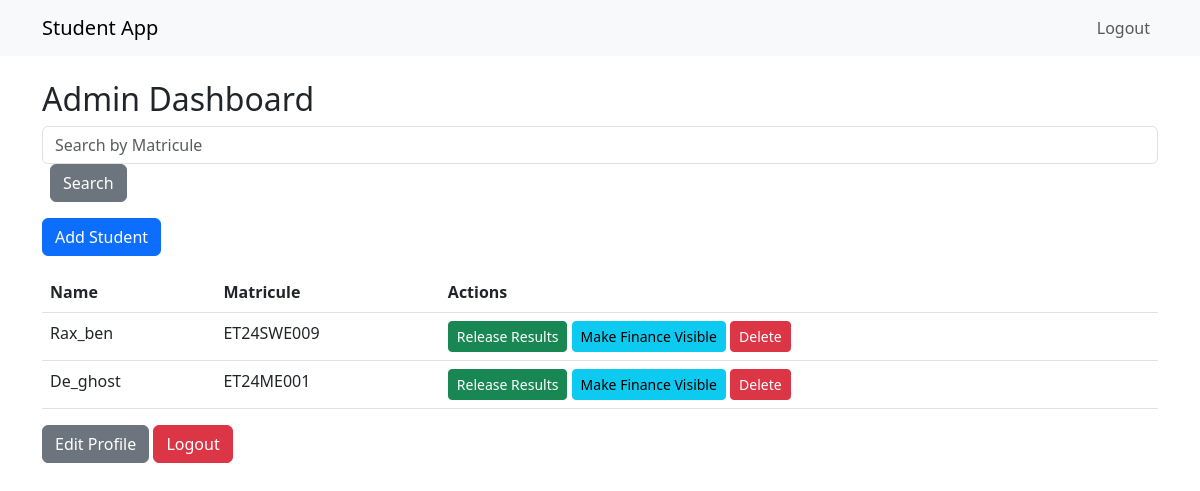
Screenshot of /admin_dashboard (signed in) with the database file from the repository.
### models.py (models this page shows, shortened)
class Student(db.Model):
    id = db.Column(db.Integer, primary_key=True)
    user_id = db.Column(db.Integer, db.ForeignKey('user.id'), nullable=False)
    department_id = db.Column(db.Integer, db.ForeignKey('department.id'), nullable=False)
    program_id = db.Column(db.Integer, db.ForeignKey('program.id'), nullable=False)
    resit_registration = db.Column(db.Boolean, default=False)
    unvalidated_courses = db.Column(db.String(500), nullable=True)
    has_transcripts = db.Column(db.Boolean, default=False)
    internship_placement = db.Column(db.String(200), nullable=True)
    user = db.relationship('User', backref=db.backref('student', uselist=False))
    department = db.relationship('Department', backref='students')
    program = db.relationship('Program', backref='students')

class User(UserMixin, db.Model):
    id = db.Column(db.Integer, primary_key=True)
    username = db.Column(db.String(150), unique=True, nullable=False)
    email = db.Column(db.String(150), unique=True, nullable=False)
    password_hash = db.Column(db.String(128), nullable=False)
    role = db.Column(db.String(50), nullable=False)  # 'student' or 'admin'
    name = db.Column(db.String(150), nullable=True)
    matricule = db.Column(db.String(50), nullable=True, unique=True)
    phone = db.Column(db.String(20), nullable=True)
    gender = db.Column(db.String(20), nullable=True)
    address = db.Column(db.String(300), nullable=True)
    parent_contact = db.Column(db.String(100), nullable=True)
    is_active = db.Column(db.Boolean, default=True)

### app.py (the view)
@app.route('/admin_dashboard')
@login_required
def admin_dashboard():
    if current_user.role != 'admin':
        return redirect(url_for('student_dashboard'))
    try:
        search_query = request.args.get('search', '').strip()
        if search_query:
            students = Student.query.join(User).filter(User.matricule.ilike(f'%{search_query}%')).all()
        else:
            students = Student.query.all()
        return render_template('admin_dashboard.html', students=students, search_query=search_query)
    except Exception as e:
        return f"Operational error: {str(e)}"

### app.py (called while the page is built)
@login_manager.user_loader
def load_user(user_id):
    return User.query.get(int(user_id))

### templates/admin_dashboard.html (shortened to what this page needs)
{% extends "base.html" %}
{% block content %}
<h2>Admin Dashboard</h2>
<div class="mb-3">
    <form method="GET" class="form-inline">
        <input type="text" name="search" class="form-control" placeholder="Search by Matricule" value="{{ search_query }}">
        <button type="submit" class="btn btn-secondary ms-2">Search</button>
    </form>
</div>
<a href="{{ url_for('add_student') }}" class="btn btn-primary mb-3">Add Student</a>
<table class="table">
    <thead>
        <tr>
            <th>Name</th>
            <th>Matricule</th>
            <th>Actions</th>
        </tr>
    </thead>
    <tbody>
        {% if students %}
        {% for student in students %}
        <tr>
            <td>{{ student.user.name }}</td>
            <td>{{ student.user.matricule }}</td>
            <td>
                <a href="{{ url_for('release_results', student_id=student.id) }}" class="btn btn-success btn-sm">Release Results</a>
                <a href="{{ url_for('make_finance_visible', student_id=student.id) }}" class="btn btn-info btn-sm">Make Finance Visible</a>
                <a href="{{ url_for('delete_student', student_id=student.id) }}" class="btn btn-danger btn-sm">Delete</a>
            </td>
        </tr>
        {% endfor %}
        {% else %}
        <tr>
            <td colspan="3" class="text-center">No students found.</td>
        </tr>
        {% endif %}
    </tbody>
</table>
<a href="{{ url_for('edit_profile') }}" class="btn btn-secondary">Edit Profile</a>
<a href="{{ url_for('logout') }}" class="btn btn-danger">Logout</a>
{% endblock %}

### rows the page displays
Student: user.name "Rax_ben", user.matricule "ET24SWE009"
Student: user.name "De_ghost", user.matricule "ET24ME001"
